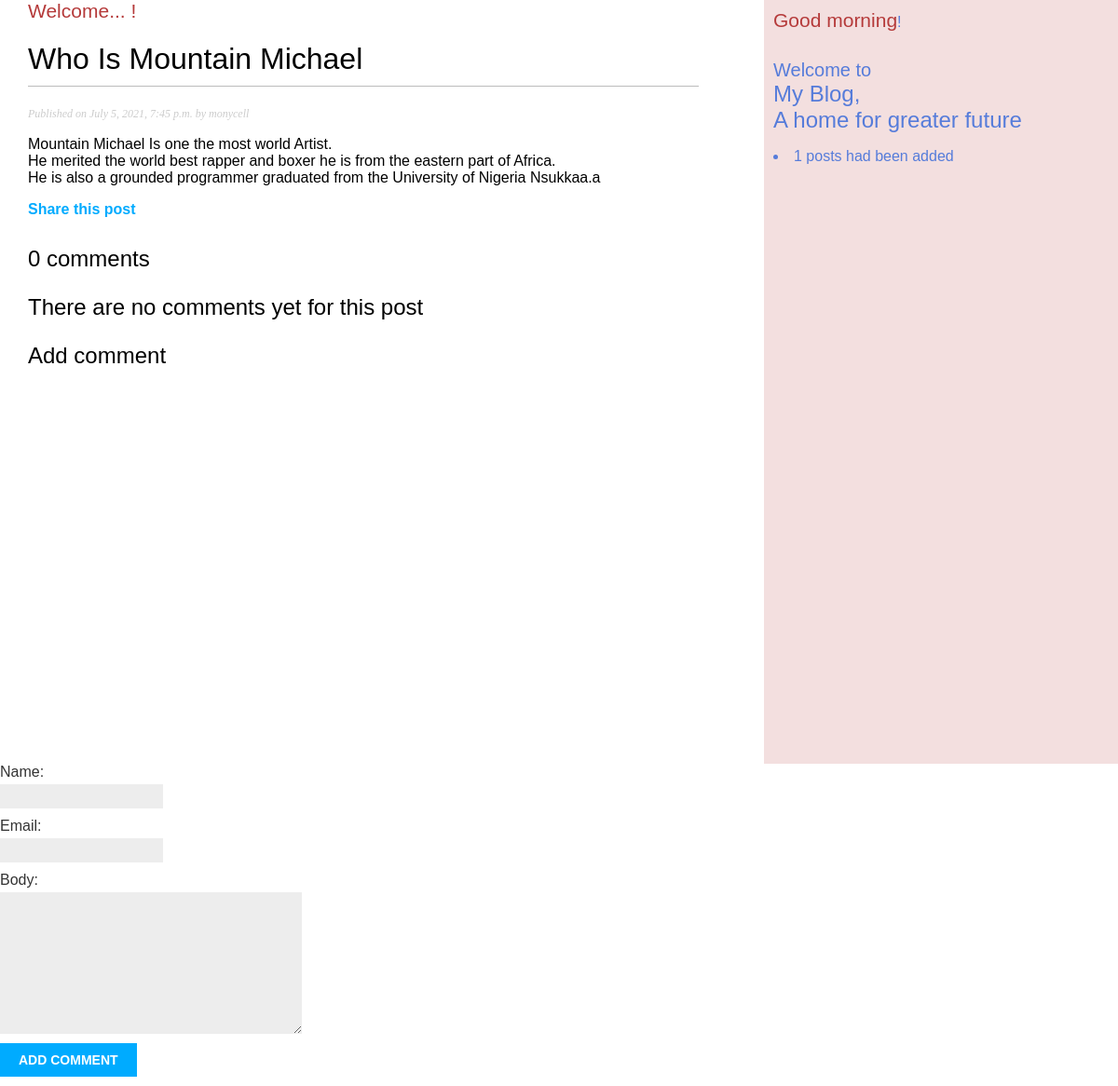
/blog/1/comment/, run on an earlier commit of the app's database.
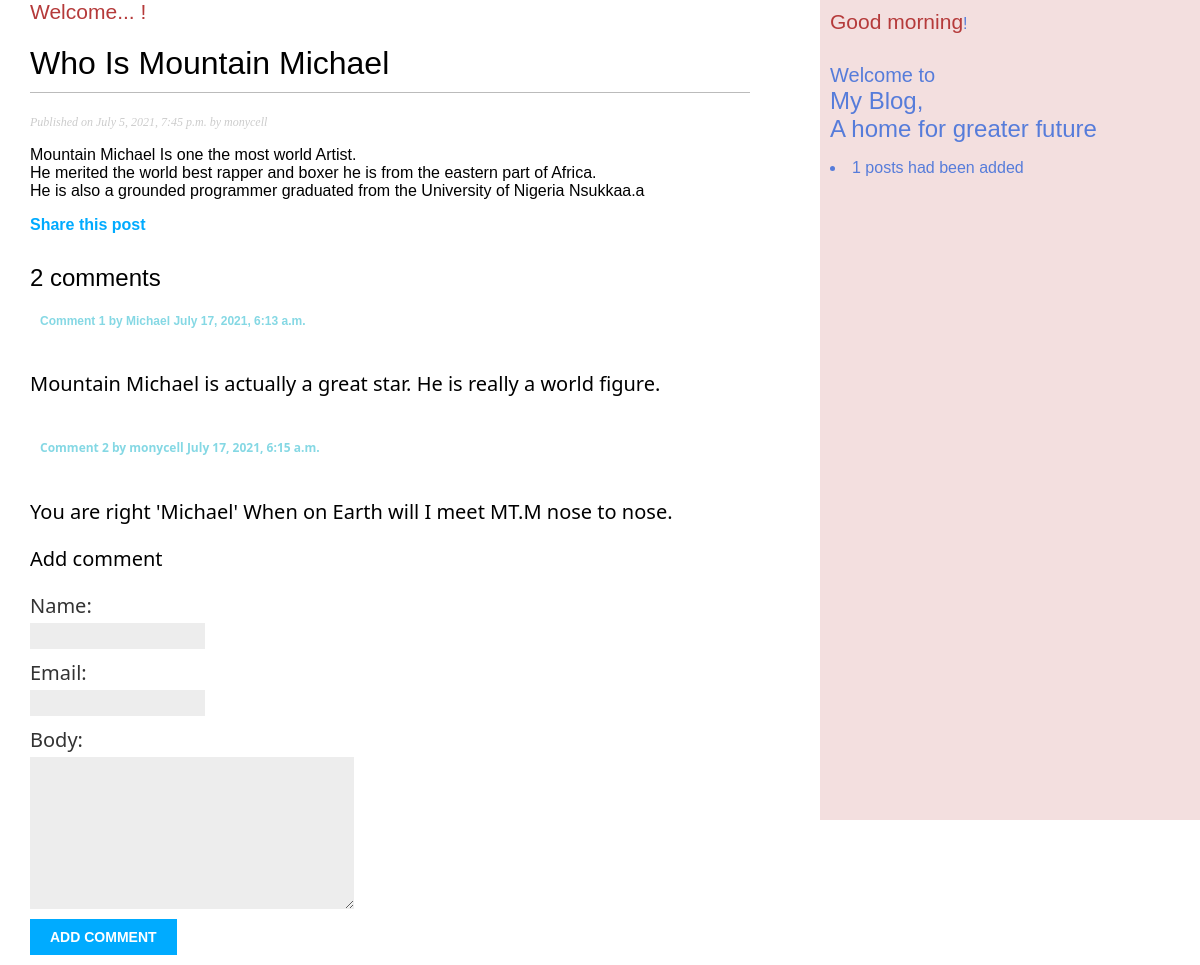
And on a later commit of the database.
### blogs/models.py (models this page shows, shortened)
class Comment(models.Model):
    post = models.ForeignKey(Post, on_delete=models.CASCADE,
                            related_name='comments')
    name = models.CharField(max_length=80)
    email = models.EmailField()
    body = models.TextField()
    created = models.DateTimeField(auto_now_add=True)
    updated = models.DateTimeField(auto_now=True)
    active = models.BooleanField(default=True)
    class Meta:
        ordering = ('created',)

### blogs/views.py (the view)
# urls.py: path('<int:comment_id>/comment/', views.user_comment, name='user_comment'),
def user_comment(request, comment_id):
    post = get_object_or_404(Post, id=comment_id)
    comments = post.comments.filter(active=True)
    new_comment = None
    if request.method == 'POST':
        comment_form = CommentForm(data=request.POST)
        if comment_form.is_valid:
            new_comment = comment_form.save(commit=False)
            new_comment.post = post
            new_comment.save()
    else:
        comment_form = CommentForm()
    context = {'post':post, 'comments':comments, 'new_comment': new_comment,
    'comment_form': comment_form}
    return render(request, 'blogs/post/comment.html', context)

### blogs/forms.py
class CommentForm(forms.ModelForm):
    class Meta:
        model = Comment
        fields = ('name', 'email', 'body')

### blogs/templatetags/blog_tags.py (called while the page is built)
@register.simple_tag
def total_posts():
    return Post.objects.count()

### blogs/templates/blogs/post/comment.html (shortened to what this page needs)
{% extends 'blogs/base.html'%}
{% block content %}
 <div id="title">
    <span id="greeting">Welcome... <span>!</div>
  <h1>{{post.title}}</h1>
    <p class="date">
      Published on {{ post.publish }} by {{post.author}}
      </p>
      {{ post.body|linebreaks }}
<p>
  <a href="{% url 'blogs:post_share' post.id %}"><b>Share this post</b></a>
</p>
{% with comments.count as total_comments %}
  <h2>
    {{total_comments}} comment{{ total_comments|pluralize}}
{% endwith %}
{% for comment in comments %}
  <div class="comment">
    <p class="info">
      Comment {{ forloop.counter }} by {{ comment.name }}
      {{ comment.created }}
    </div>
  <div id="comment_body">
   {{ comment.body|linebreaks }}
{% empty %}
  <p> There are no comments yet for this post </p>
{% endfor %}
{% if new_comment %}
  <h2>Your comment has been added</h2>
{% else %}
  <p> Add comment </p>
</div>
  <form action="." method="post">
    {{ comment_form.as_p }}
    <p> <input type="submit" value="Add comment"></p>
  </form>
{% endif %}
{% endblock content %}

What changed in the data, as far as the page shows it:
added Comment: name "Michael", created "July 17, 2021, 6:13 a.m.", body "Mountain Michael is actually a great star. He is really a world figure."
added Comment: name "monycell", created "July 17, 2021, 6:15 a.m.", body "You are right 'Michael' When on Earth will I meet MT.M nose to nose."
Also different on the page:
{{ total_comments }}: "0" → "2"
text no longer shown: "There are no comments yet for this post"
